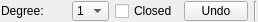
<?xml version="1.0" encoding="UTF-8"?>
<ui version="4.0" stdsetdef="1">
  <resources><include location="../../../res/extui/extui.qrc"/></resources><author></author>
  <comment></comment>
  <exportmacro></exportmacro>
  <class>QG_SplineOptions</class>
  <widget class="QWidget" name="QG_SplineOptions">
    <property name="geometry">
      <rect>
        <x>0</x>
        <y>0</y>
        <width>258</width>
        <height>22</height>
      </rect>
    </property>
    <property name="sizePolicy">
      <sizepolicy>
        <hsizetype>4</hsizetype>
        <vsizetype>5</vsizetype>
        <horstretch>0</horstretch>
        <verstretch>0</verstretch>
      </sizepolicy>
    </property>
    <property name="minimumSize">
      <size>
        <width>200</width>
        <height>22</height>
      </size>
    </property>
    <property name="maximumSize">
      <size>
        <width>400</width>
        <height>22</height>
      </size>
    </property>
    <property name="windowTitle">
      <string>Spline Options</string>
    </property>
    <layout class="QHBoxLayout">
      <property name="margin">
        <number>1</number>
      </property>
      <item>
        <widget class="QLabel" name="lDegree">
          <property name="sizePolicy">
            <sizepolicy>
              <hsizetype>5</hsizetype>
              <vsizetype>5</vsizetype>
              <horstretch>2</horstretch>
              <verstretch>0</verstretch>
            </sizepolicy>
          </property>
          <property name="text">
            <string>Degree:</string>
          </property>
          <property name="wordWrap">
            <bool>false</bool>
          </property>
        </widget>
      </item>
      <item>
        <widget class="QComboBox" name="cbDegree">
          <property name="sizePolicy">
            <sizepolicy>
              <hsizetype>1</hsizetype>
              <vsizetype>0</vsizetype>
              <horstretch>0</horstretch>
              <verstretch>0</verstretch>
            </sizepolicy>
          </property>
          <item>
            <property name="text">
              <string>1</string>
            </property>
          </item>
          <item>
            <property name="text">
              <string>2</string>
            </property>
          </item>
          <item>
            <property name="text">
              <string>3</string>
            </property>
          </item>
        </widget>
      </item>
      <item>
        <widget class="QCheckBox" name="cbClosed">
          <property name="text">
            <string>Closed</string>
          </property>
        </widget>
      </item>
      <item>
        <widget class="QToolButton" name="bUndo">
          <property name="sizePolicy">
            <sizepolicy>
              <hsizetype>1</hsizetype>
              <vsizetype>1</vsizetype>
              <horstretch>2</horstretch>
              <verstretch>0</verstretch>
            </sizepolicy>
          </property>
          <property name="text">
            <string>Undo</string>
          </property>
        </widget>
      </item>
      <item>
        <widget class="Line" name="sep1">
          <property name="sizePolicy">
            <sizepolicy>
              <hsizetype>0</hsizetype>
              <vsizetype>1</vsizetype>
              <horstretch>0</horstretch>
              <verstretch>0</verstretch>
            </sizepolicy>
          </property>
          <property name="frameShape">
            <enum>QFrame::VLine</enum>
          </property>
          <property name="frameShadow">
            <enum>QFrame::Sunken</enum>
          </property>
        </widget>
      </item>
    </layout>
  </widget>
  <layoutdefault spacing="6" margin="11"/>
  <pixmapfunction>qPixmapFromMimeSource</pixmapfunction>
  <includes>
    <include location="local">rs_line.h</include>
    <include location="local">rs_settings.h</include>
    <include location="local">rs_actiondrawspline.h</include>
  </includes>
  <connections>
    <connection>
      <sender>bUndo</sender>
      <signal>clicked()</signal>
      <receiver>QG_SplineOptions</receiver>
      <slot>undo()</slot>
    </connection>
    <connection>
      <sender>cbDegree</sender>
      <signal>activated(QString)</signal>
      <receiver>QG_SplineOptions</receiver>
      <slot>setDegree(QString)</slot>
    </connection>
    <connection>
      <sender>cbClosed</sender>
      <signal>toggled(bool)</signal>
      <receiver>QG_SplineOptions</receiver>
      <slot>setClosed(bool)</slot>
    </connection>
  </connections>
</ui>
